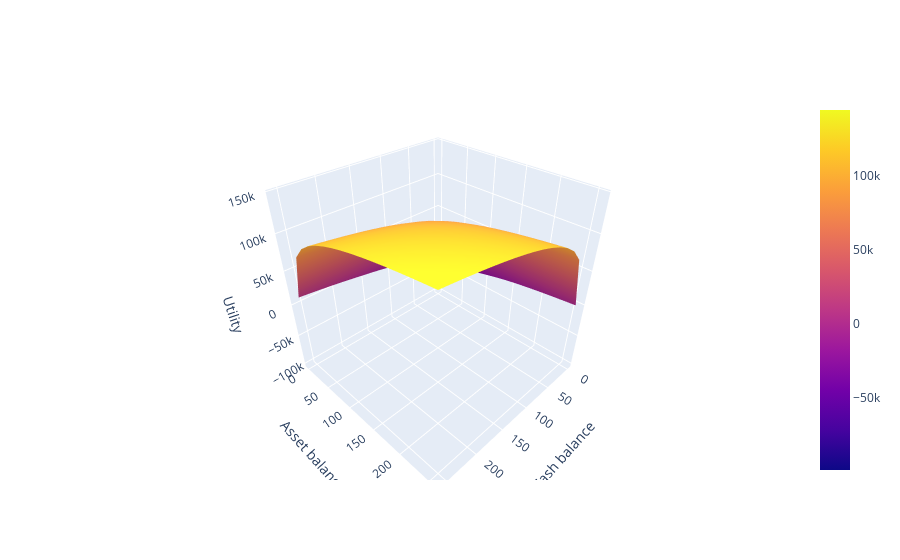

Notebook code for this chart:
### Code cell
utility_plot(agent)

### Figure 1 — Plotly figure (JSON) as saved in the notebook; plotly's stock layout.template omitted (floating-point values rounded to 4 significant figures; data arrays with more than 128 entries replaced by an {"elided": "..."} marker saying what was removed)
{"data": [{"type": "surface", "x": [0, 17.07, 34.13, 51.2, 68.27, 85.33, 102.4, 119.5, 136.5, 153.6, 170.7, 187.7, 204.8, 221.9, 238.9, 256], "y": [0, 17.07, 34.13, 51.2, 68.27, 85.33, 102.4, 119.5, 136.5, 153.6, 170.7, 187.7, 204.8, 221.9, 238.9, 256], "z": {"elided": "16x16 float values"}}], "layout": {"scene": {"xaxis": {"title": {"text": "Cash balance"}}, "yaxis": {"title": {"text": "Asset balance"}}, "zaxis": {"title": {"text": "Utility"}}}}}
